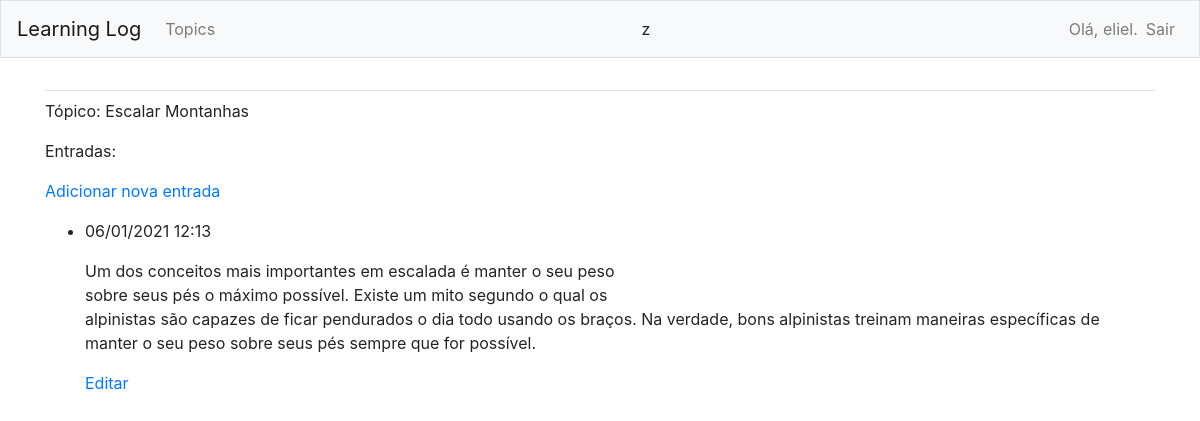
The page /topics/2/ (signed in) on the database as committed earlier.
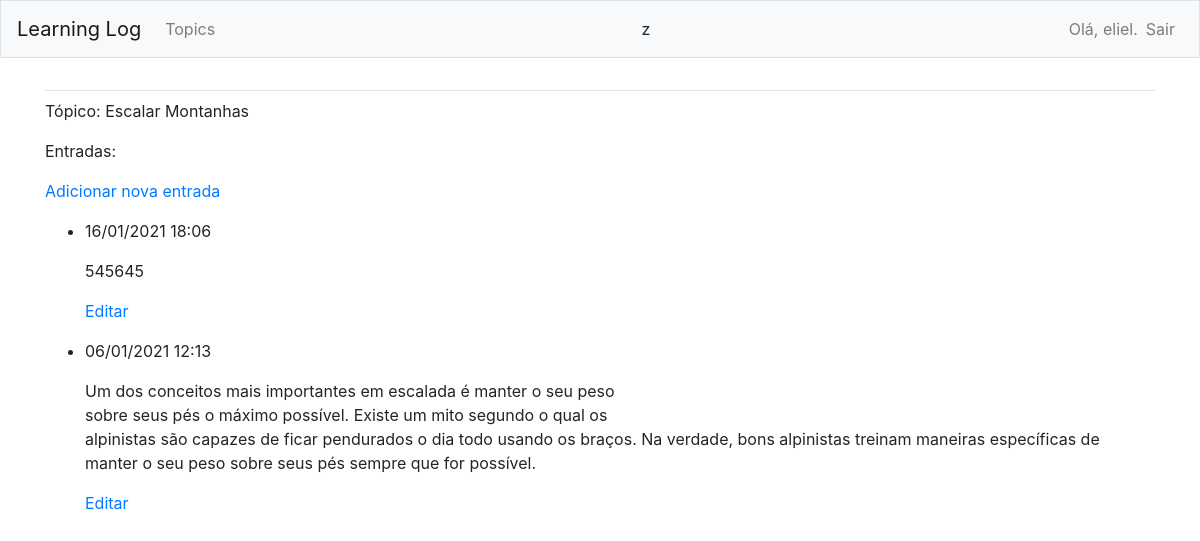
The same page on the database as committed later.
### learning_logs/models.py (models this page shows, shortened)
class Entry(models.Model):
	topic = models.ForeignKey(Topic, on_delete=models.CASCADE)
	text = models.TextField()
	date_added = models.DateTimeField(auto_now_add=True)
	class Meta:
		verbose_name_plural = 'entries'

### learning_logs/views.py (the view)
# urls.py: path('topics/<topic_id>/', views.topic, name='topic'),
@login_required
def topic(request, topic_id):
    topic = Topic.objects.get(id=topic_id)
    if topic.owner != request.user:
        raise Http404
    entries = topic.entry_set.order_by('-date_added')
    context = {'topic': topic, 'entries': entries}
    return render(request, 'learning_logs/topic.html', context)

### learning_logs/models.py (called while the page is built)
	def __str__(self):
		return self.text

### learning_logs/templates/learning_logs/topic.html
{% extends 'learning_logs/base.html' %}
{% block content %}
	<p>Tópico: {{ topic }} </p>
	<p>Entradas: </p>
	<p>
		<a href="{% url 'learning_logs:new_entry' topic.id %}"> Adicionar nova entrada</a>
	</p>
	<ul>
		{% for entry in entries %}
			<li>
				<p>{{ entry.date_added|date:'d/m/Y   H:i' }}</p>
				<p>{{ entry.text|linebreaks }}</p>
				<p>
					<a href="{% url 'learning_logs:edit_entry' entry.id %}">Editar</a>
				</p>
			</li>
		{% empty %}
			<li>
				Não há nenhuma entrada para este assunto ainda.
			</li>
		{% endfor %}
	</ul>
{% endblock content %}

Rows that differ between the two databases and show on the page:
added Entry: date_added "16/01/2021 18:06", text "545645"
